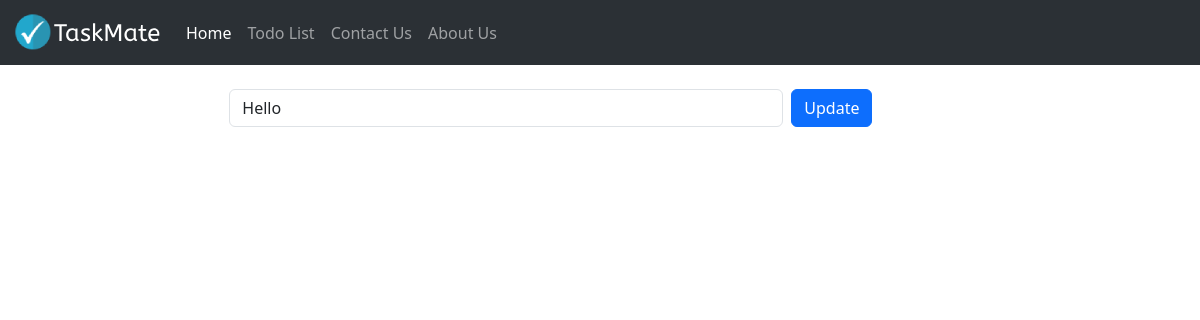
The page /todolist/edit/9 on the database as committed earlier.
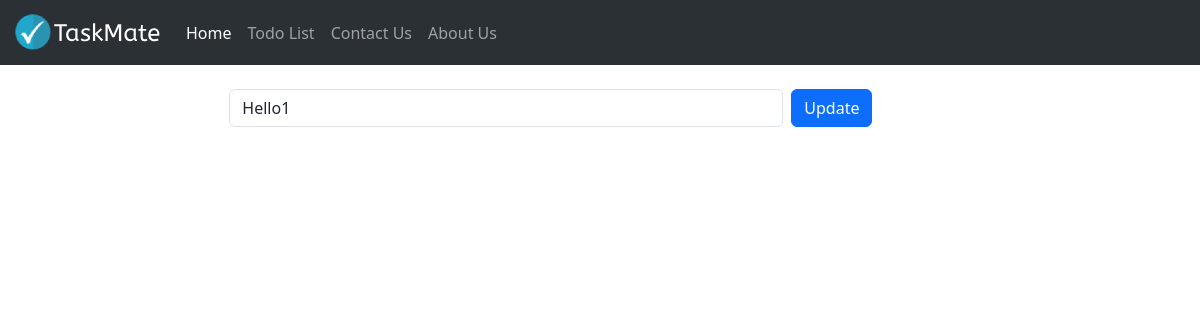
The same page on the database as committed later.
### todolist_app/models.py (models this page shows, shortened)
class TaskList(models.Model):
    task = models.CharField(max_length=300)
    done = models.BooleanField(default=False)

### todolist_app/views.py (the view)
# urls.py: path('edit/<task_id>', views.edit_task, name='edit_task'),
def edit_task(request,task_id):
    if request.method == "POST":
        task = TaskList.objects.get(pk=task_id)
        form = Taskform(request.POST or None, instance=task)
        if form.is_valid:
            form.save()
        messages.success(request,("Task updated successfully!"))
        return redirect('todolist')
    else:
        task_obj = TaskList.objects.get(pk=task_id)
        return render(request,'edit.html',{'task_obj':task_obj})

### todolist_app/templates/edit.html (shortened to what this page needs)
{% extends 'base.html' %}
{% block content %}
    <div class= "container">
        <br/>
        <form method="POST" class="row align-items-center g-2">
            <label class="col-lg-2 col-form-label"></label>
            <div class="col-md-6 col-lg-6">
                <input type="text" class="form-control" placeholder="{{task_obj.task}}" value="{{task_obj.task}}" name="task">
            </div>
            <div class="col-lg-2">
                <button type="submit" class="btn btn-primary w-auto text-nowrap">Update</button>
            </div>
        </form>
    </div>
{% endblock content %}

Rows that differ between the two databases and show on the page:
changed TaskList: task "Hello" → "Hello1"
